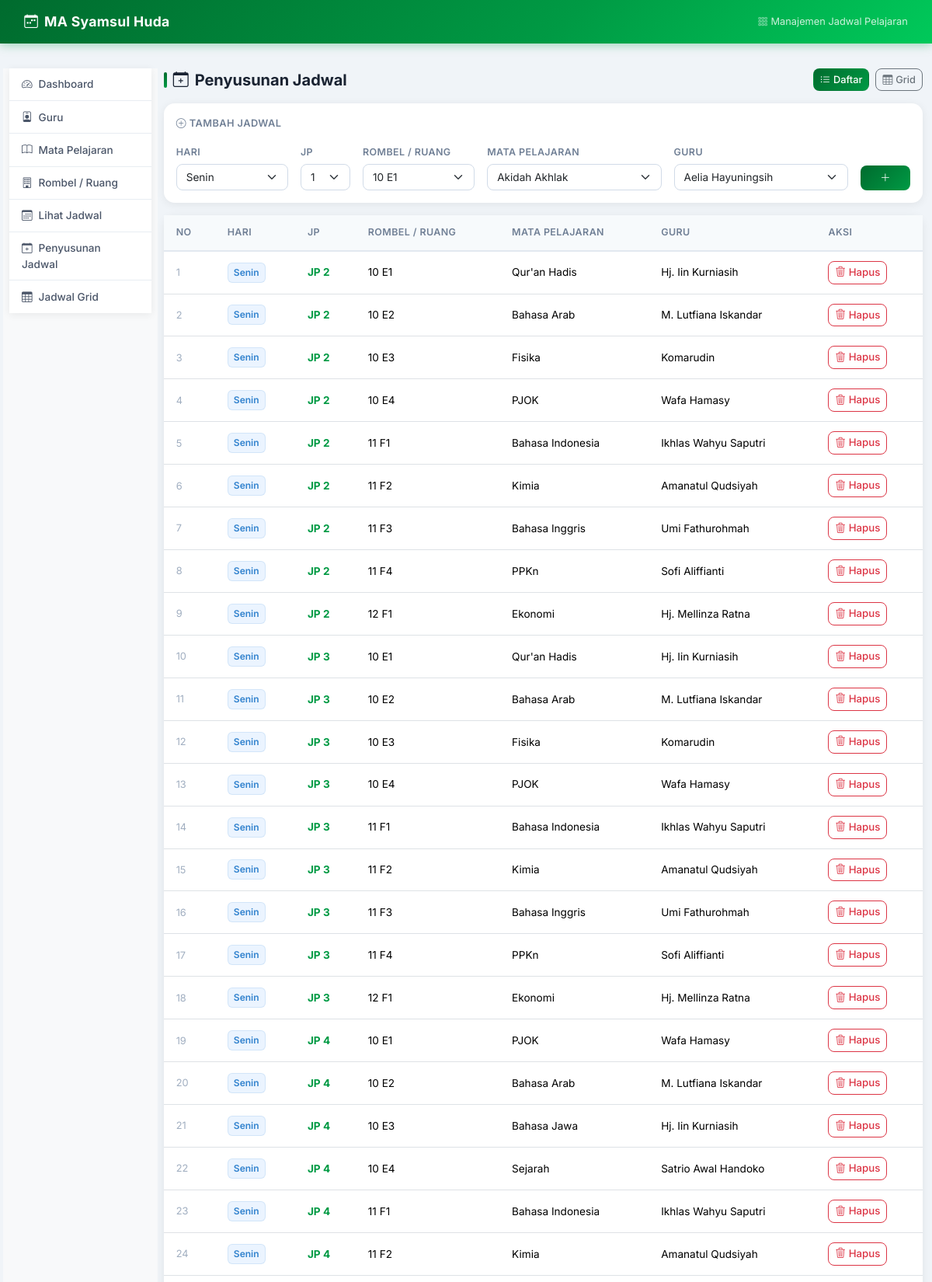
Page /schedule.php (upper part) on the committed database.
### tables this page shows
CREATE TABLE schedules(
 id INTEGER PRIMARY KEY AUTOINCREMENT,school_year_id INTEGER NOT NULL,day TEXT NOT NULL,jp INTEGER NOT NULL,
 class_id INTEGER NOT NULL,subject_id INTEGER NOT NULL,teacher_id INTEGER NOT NULL,notes TEXT,
 UNIQUE(school_year_id,day,jp,class_id),
 FOREIGN KEY(school_year_id) REFERENCES school_years(id) ON DELETE CASCADE,
 FOREIGN KEY(class_id) REFERENCES classes(id) ON DELETE CASCADE,
 FOREIGN KEY(subject_id) REFERENCES subjects(id) ON DELETE RESTRICT,
 FOREIGN KEY(teacher_id) REFERENCES teachers(id) ON DELETE RESTRICT);

### config/database.php (called while the page is built, shortened)
<?php
function e(?string $v): string
{
    return htmlspecialchars($v ?? '', ENT_QUOTES, 'UTF-8');
}

### schedule.php (the view, shortened to what this page needs)
<?php
require __DIR__ . '/config/database.php';
$pdo = db();
$days = ['Senin', 'Selasa', 'Rabu', 'Kamis', 'Jumat', 'Sabtu'];
$dayColors = [
    'Senin'  => ['bg' => '#ebf4ff', 'color' => '#2b6cb0', 'badge' => '#3182ce'],
    'Selasa' => ['bg' => '#faf5ff', 'color' => '#6b46c1', 'badge' => '#805ad5'],
    'Rabu'   => ['bg' => '#f0fff4', 'color' => '#276749', 'badge' => '#38a169'],
    'Kamis'  => ['bg' => '#fffaf0', 'color' => '#c05621', 'badge' => '#dd6b20'],
    'Jumat'  => ['bg' => '#fff5f5', 'color' => '#c53030', 'badge' => '#e53e3e'],
    'Sabtu'  => ['bg' => '#f7fafc', 'color' => '#4a5568', 'badge' => '#718096'],
];
$classes  = $pdo->query('SELECT * FROM classes ORDER BY name')->fetchAll();
$teachers = $pdo->query('SELECT * FROM teachers ORDER BY name')->fetchAll();
$subjects = $pdo->query('SELECT * FROM subjects ORDER BY name')->fetchAll();
$year = $pdo->query('SELECT * FROM school_years WHERE active=1 LIMIT 1')->fetch();
$rows = $pdo->query("
    SELECT s.*, c.name class_name, t.name teacher_name, sub.name subject_name
    FROM schedules s
    JOIN classes  c   ON c.id   = s.class_id
    JOIN teachers t   ON t.id   = s.teacher_id
    JOIN subjects sub ON sub.id = s.subject_id
    WHERE s.school_year_id = " . (int) $year['id'] . "
    ORDER BY s.day, s.jp, c.name
")->fetchAll();
$view = $_GET['view'] ?? 'list';
require __DIR__ . '/templates/header.php';
?>
<div class="d-flex align-items-center justify-content-between mb-3">
    <h3 class="page-heading mb-0"><i class="bi bi-calendar-plus"></i> Penyusunan Jadwal</h3>
    <div class="view-switcher d-flex gap-2">
        <a href="?view=list"
           class="btn btn-sm btn-outline-secondary <?= $view === 'list' ? 'active-view' : '' ?>">
            <i class="bi bi-list-ul me-1"></i>Daftar
        </a>
        <a href="?view=grid"
           class="btn btn-sm btn-outline-secondary <?= $view === 'grid' ? 'active-view' : '' ?>">
            <i class="bi bi-table me-1"></i>Grid
        </a>
    </div>
</div>
<div class="card mb-3">
    <div class="card-body">
        <p class="fw-semibold mb-3" style="color:#718096;font-size:.8rem;text-transform:uppercase;letter-spacing:.4px;">
            <i class="bi bi-plus-circle me-1"></i>Tambah Jadwal
        </p>
        <form method="post" class="row g-3 align-items-end">
            <div class="col-md-2">
                <label class="form-label">Hari</label>
                <select name="day" class="form-select">
                    <?php foreach ($days as $d): ?>
                        <option><?= e($d) ?></option>
                    <?php endforeach; ?>
                </select>
            </div>
            <div class="col-md-1">
                <label class="form-label">JP</label>
                <select name="jp" class="form-select">
                    <?php for ($i = 1; $i <= 9; $i++): ?>
                        <option><?= $i ?></option>
                    <?php endfor; ?>
                </select>
            </div>
            <div class="col-md-2">
                <label class="form-label">Rombel / Ruang</label>
                <select name="class_id" class="form-select">
                    <?php foreach ($classes as $x): ?>
                        <option value="<?= $x['id'] ?>"><?= e($x['name']) ?></option>
                    <?php endforeach; ?>
                </select>
            </div>
            <div class="col-md-3">
                <label class="form-label">Mata Pelajaran</label>
                <select name="subject_id" class="form-select">
                    <?php foreach ($subjects as $x): ?>
                        <option value="<?= $x['id'] ?>"><?= e($x['name']) ?></option>
                    <?php endforeach; ?>
                </select>
            </div>
            <div class="col-md-3">
                <label class="form-label">Guru</label>
                <select name="teacher_id" class="form-select">
                    <?php foreach ($teachers as $x): ?>
                        <option value="<?= $x['id'] ?>"><?= e($x['name']) ?></option>
                    <?php endforeach; ?>
                </select>
            </div>
            <div class="col-md-1">
                <button type="submit" class="btn btn-success w-100">
                    <i class="bi bi-plus-lg"></i>
                </button>
            </div>
        </form>
    </div>
</div>
<?php if ($view === 'grid'): ?>
<!-- ═══════════════════════════════════════════════════════
     TAMPILAN GRID
     Sumbu X (kolom) = Rombel, Sumbu Y (baris) = Hari × JP
     Setiap sel menampilkan mapel + guru jika ada jadwal.
     Loop: foreach hari → for JP 1..9 → foreach rombel
════════════════════════════════════════════════════════ -->
<div class="card">
    <div class="grid-scroll-wrapper">
        <table class="table table-bordered table-sm text-center mb-0" style="font-size:.8rem;">
            <thead class="grid-sticky-head">
                <tr>
                    <th class="grid-sticky-col" style="min-width:90px;">Hari / JP</th>
                    <?php foreach ($classes as $c): ?>
                        <th><?= e($c['name']) ?></th>
                    <?php endforeach; ?>
                </tr>
            </thead>
            <tbody>
                <?php foreach ($days as $d):
                    $dc      = $dayColors[$d] ?? [];
                    $daySlug = 'day-' . strtolower($d);
                ?>
                    <?php for ($jp = 1; $jp <= 9; $jp++): ?>
                        <tr>
                            <th class="<?= $daySlug ?> grid-sticky-col" style="white-space:nowrap;font-size:.75rem;font-weight:600;">
                                <?= $d ?><br>
                                <span style="font-weight:400;opacity:.75;">JP <?= $jp ?></span>
                            </th>
                            <?php foreach ($classes as $cl): ?>
                                <td class="schedule-cell">
                                    <?php
                                    foreach ($rows as $r):
                                        if (
                                            $r['day']           === $d &&
                                            (int)$r['jp']        === $jp &&
                                            (int)$r['class_id']  === (int)$cl['id']
                                        ): ?>
                                            <div class="cell-entry">
                                                <strong><?= e($r['subject_name']) ?></strong>
                                                <small><?= e($r['teacher_name']) ?></small>
                                            </div>
                                        <?php endif;
                                    endforeach; ?>
                                </td>
                            <?php endforeach; ?>
                        </tr>
                    <?php endfor; ?>
                <?php endforeach; ?>
            </tbody>
        </table>
    </div>
</div>
<?php else: ?>
<div class="card">
    <div class="table-responsive">
        <table class="table table-hover mb-0">
            <thead>
                <tr>
                    <th>No</th>
                    <th>Hari</th>
                    <th>JP</th>
                    <th>Rombel / Ruang</th>
                    <th>Mata Pelajaran</th>
                    <th>Guru</th>
                    <th>Aksi</th>
                </tr>
            </thead>
            <tbody>
                <?php if (empty($rows)): ?>
                    <tr>
                        <td colspan="7" class="text-center py-5" style="color:#a0aec0;">
                            <div style="font-size:2rem;margin-bottom:.5rem;">📋</div>
                            Belum ada jadwal. Tambahkan melalui form di atas.
                        </td>
                    </tr>
                <?php else: ?>
                    <?php foreach ($rows as $i => $r):
                        $dc = $dayColors[$r['day']] ?? ['badge' => '#718096'];
                    ?>
                        <tr>
                            <td style="color:#a0aec0;font-size:.8rem;"><?= $i + 1 ?></td>
                            <td>
                                <span class="badge-hari"
                                      style="background:<?= $dc['bg'] ?? '#f7fafc' ?>;
                                             color:<?= $dc['badge'] ?>;
                                             border:1px solid <?= $dc['badge'] ?>22;">
                                    <?= e($r['day']) ?>
                                </span>
                            </td>
                            <td>
                                <span class="fw-bold" style="color:#009a44;">JP <?= $r['jp'] ?></span>
                            </td>
                            <td><?= e($r['class_name']) ?></td>
                            <td><?= e($r['subject_name']) ?></td>
                            <td><?= e($r['teacher_name']) ?></td>
                            <td>
                                <a class="btn btn-sm btn-outline-danger"
                                   href="?delete=<?= $r['id'] ?>"
                                   onclick="return confirm('Hapus jadwal ini?')">
                                    <i class="bi bi-trash3 me-1"></i>Hapus
                                </a>
                            </td>
                        </tr>
                    <?php endforeach; ?>
                <?php endif; ?>
            </tbody>
        </table>
    </div>
</div>
<?php endif; ?>
<?php require __DIR__ . '/templates/footer.php'; ?>

### assets/css/app.css (style rules this page uses)
*, *::before, *::after { box-sizing: border-box }
body { background: #f0f4f8; font-family: 'Inter', sans-serif; font-size: 0.9rem; color: #1a2332; padding-top: 72px; }
.card { border: none; border-radius: 14px; box-shadow: 0 2px 12px rgba(0, 0, 0, .07); }
.btn { border-radius: 8px; font-weight: 500; font-size: .83rem; transition: transform .12s, box-shadow .12s; }
.btn-success { background: linear-gradient(135deg, #006b2e, #009a44); border: none; }
.form-control, .form-select { border-radius: 8px; border: 1.5px solid #d1dbe8; font-size: .85rem; transition: border-color .18s, box-shadow .18s; }
.form-label { font-weight: 600; font-size: .78rem; text-transform: uppercase; letter-spacing: .4px; color: #718096; margin-bottom: .3rem; }
.table { font-size: .85rem; }
.table thead th { background: #f7fafc; font-weight: 600; font-size: .78rem; text-transform: uppercase; letter-spacing: .4px; color: #718096; border-bottom: 2px solid #e2e8f0; padding: .8rem 1rem; }
.table td { padding: .75rem 1rem; vertical-align: middle; }
.badge-hari { display: inline-block; padding: .25em .6em; border-radius: 6px; font-size: .75rem; font-weight: 600; }
.view-switcher .btn { border-radius: 8px; font-size: .8rem; }
.view-switcher .btn.active-view { background: linear-gradient(135deg, #006b2e, #009a44); color: #fff; border-color: transparent; }
.page-heading { font-size: 1.25rem; font-weight: 700; color: #1a2332; margin-bottom: 1.2rem; display: flex; align-items: center; gap: .5rem; }
.page-heading::before { content: ''; display: inline-block; width: 4px; height: 1.25rem; background: linear-gradient(#006b2e, #009a44); border-radius: 2px; }

### rows in the picture
schedules: day "Senin", jp "2", class_name "10 E1", subject_name "Qur'an Hadis", teacher_name "Hj. Iin Kurniasih"
schedules: day "Senin", jp "2", class_name "10 E2", subject_name "Bahasa Arab", teacher_name "M. Lutfiana Iskandar"
schedules: day "Senin", jp "2", class_name "10 E3", subject_name "Fisika", teacher_name "Komarudin"
schedules: day "Senin", jp "2", class_name "10 E4", subject_name "PJOK", teacher_name "Wafa Hamasy"
schedules: day "Senin", jp "2", class_name "11 F1", subject_name "Bahasa Indonesia", teacher_name "Ikhlas Wahyu Saputri"
schedules: day "Senin", jp "2", class_name "11 F2", subject_name "Kimia", teacher_name "Amanatul Qudsiyah"
schedules: day "Senin", jp "2", class_name "11 F3", subject_name "Bahasa Inggris", teacher_name "Umi Fathurohmah"
schedules: day "Senin", jp "2", class_name "11 F4", subject_name "PPKn", teacher_name "Sofi Aliffianti"
schedules: day "Senin", jp "2", class_name "12 F1", subject_name "Ekonomi", teacher_name "Hj. Mellinza Ratna"
schedules: day "Senin", jp "3", class_name "10 E1", subject_name "Qur'an Hadis", teacher_name "Hj. Iin Kurniasih"
schedules: day "Senin", jp "3", class_name "10 E2", subject_name "Bahasa Arab", teacher_name "M. Lutfiana Iskandar"
schedules: day "Senin", jp "3", class_name "10 E3", subject_name "Fisika", teacher_name "Komarudin"
schedules: day "Senin", jp "3", class_name "10 E4", subject_name "PJOK", teacher_name "Wafa Hamasy"
schedules: day "Senin", jp "3", class_name "11 F1", subject_name "Bahasa Indonesia", teacher_name "Ikhlas Wahyu Saputri"
schedules: day "Senin", jp "3", class_name "11 F2", subject_name "Kimia", teacher_name "Amanatul Qudsiyah"
schedules: day "Senin", jp "3", class_name "11 F3", subject_name "Bahasa Inggris", teacher_name "Umi Fathurohmah"
schedules: day "Senin", jp "3", class_name "11 F4", subject_name "PPKn", teacher_name "Sofi Aliffianti"
schedules: day "Senin", jp "3", class_name "12 F1", subject_name "Ekonomi", teacher_name "Hj. Mellinza Ratna"
schedules: day "Senin", jp "4", class_name "10 E1", subject_name "PJOK", teacher_name "Wafa Hamasy"
schedules: day "Senin", jp "4", class_name "10 E2", subject_name "Bahasa Arab", teacher_name "M. Lutfiana Iskandar"
schedules: day "Senin", jp "4", class_name "10 E3", subject_name "Bahasa Jawa", teacher_name "Hj. Iin Kurniasih"
schedules: day "Senin", jp "4", class_name "10 E4", subject_name "Sejarah", teacher_name "Satrio Awal Handoko"
schedules: day "Senin", jp "4", class_name "11 F1", subject_name "Bahasa Indonesia", teacher_name "Ikhlas Wahyu Saputri"
schedules: day "Senin", jp "4", class_name "11 F2", subject_name "Kimia", teacher_name "Amanatul Qudsiyah"

### other values in the picture
form field day "Senin"
form field jp "1"
form field class_id "10 E1"
form field subject_id "Akidah Akhlak"
form field teacher_id "Aelia Hayuningsih"
